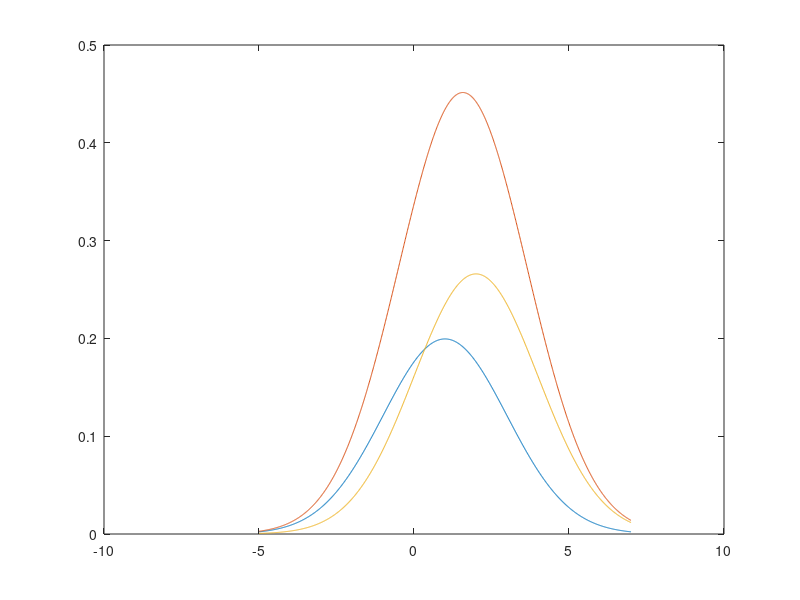

The MATLAB script that drew this image:
clear all
close all
clc

std_dev1 = 2;
mean1 = 1;
x = -6+mean1:.01:6+mean1;
y1 = (std_dev1*sqrt(2*pi))^-1*exp(-.5*((x-mean1)/std_dev1).^2);

std_dev2 = 1.5;
mean2 = 2;
y2 = (std_dev2*sqrt(2*pi))^-1*exp(-.5*((x-mean2)/std_dev1).^2);

plot(x,y1);
hold all
plot(x,y1+y2)
plot(x,y2)
xlim([-10 10]);
ylim([0 .5]);